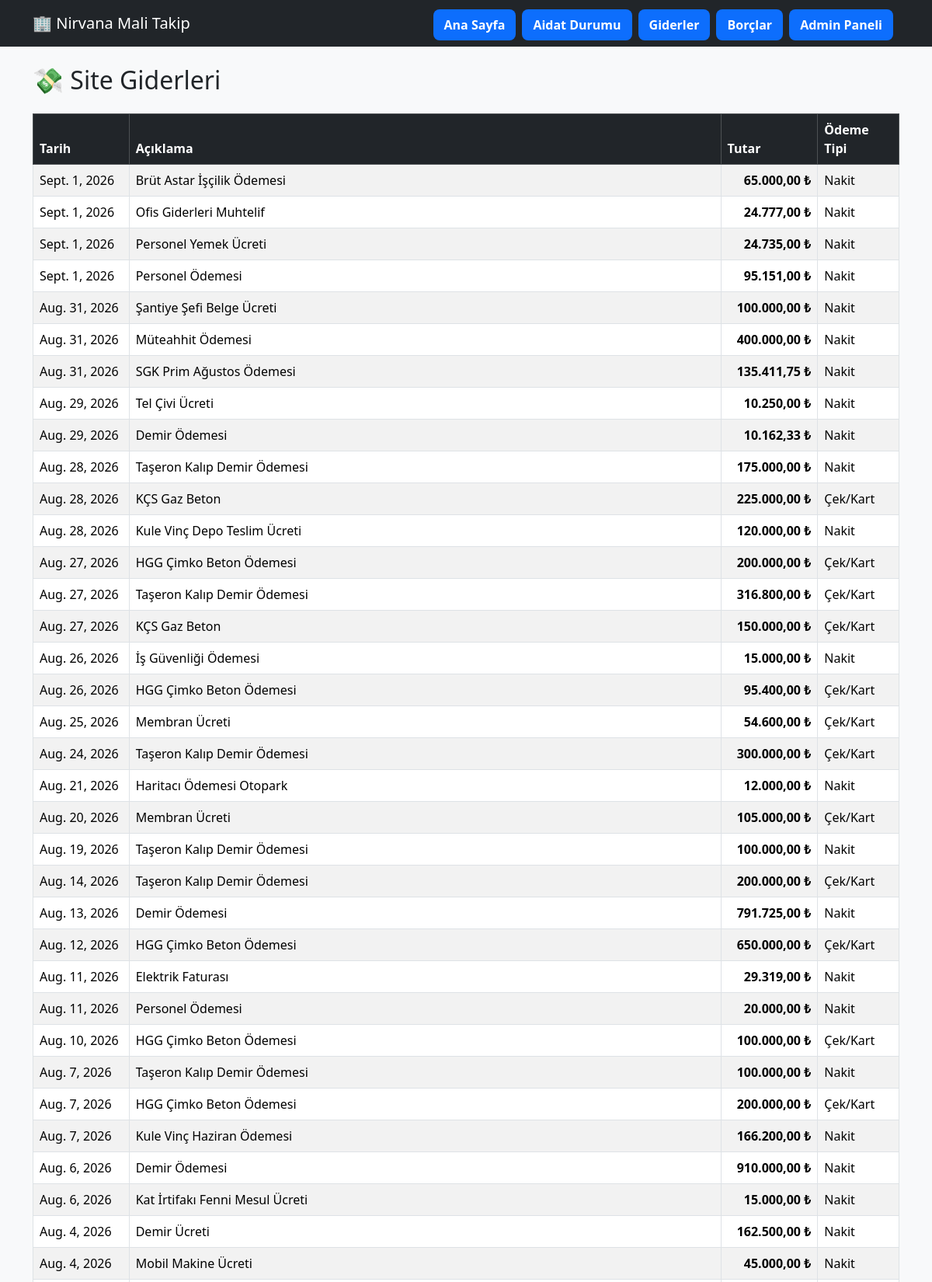
The app's page /giderler/ (upper part) with its own data.
### core/models.py (models this page shows, shortened)
class Gider(models.Model):
    ODEME_TIPLERI = [
        ("N", "Nakit"),
        ("D", "Çek/Kart"),
    ]
    aciklama = models.CharField(
        max_length=500
    )
    tutar = models.DecimalField(
        max_digits=12,
        decimal_places=2
    )
    odeme_tipi = models.CharField(
        max_length=1,
        choices=ODEME_TIPLERI
    )
    tarih = models.DateField(
        blank=True,
        null=True
    )
    created_at = models.DateTimeField(
        auto_now_add=True
    )
    class Meta:
        verbose_name = "Gider"
        verbose_name_plural = "Giderler"

### core/views.py (the view)
# urls.py: path("giderler/", giderler, name="giderler"),
def giderler(request):
    giderler = Gider.objects.order_by(
        "-tarih",
        "-id"
    )
    for gider in giderler:
        gider.tutar_fmt = (
             f"{gider.tutar:,.2f}"
                .replace(",", "X")
                .replace(".", ",")
                .replace("X", ".")
)
    return render(
        request,
        "core/giderler.html",
        {
            "giderler": giderler
        }
    )

### core/templates/core/giderler.html
{% extends "core/base.html" %}
{% block content %}
<h2 class="mb-4">
    💸 Site Giderleri
</h2>
<table class="table table-striped table-bordered">
    <thead class="table-dark">
        <tr>
            <th>Tarih</th>
            <th>Açıklama</th>
            <th>Tutar</th>
            <th>Ödeme Tipi</th>
        </tr>
    </thead>
    <tbody>
    {% for gider in giderler %}
        <tr>
            <td>
                {{ gider.tarih }}
            </td>
            <td>
                {{ gider.aciklama }}
            </td>
            <td class="text-end fw-bold">
    {{ gider.tutar_fmt }} ₺
	    </td>
            <td>
                {{ gider.get_odeme_tipi_display }}
            </td>
        </tr>
    {% endfor %}
    </tbody>
</table>
{% endblock %}

### records on screen
Gider: tarih "Sept. 1, 2026", aciklama "Brüt Astar İşçilik Ödemesi", tutar_fmt "65.000,00", odeme_tipi "Nakit"
Gider: tarih "Sept. 1, 2026", aciklama "Ofis Giderleri Muhtelif", tutar_fmt "24.777,00", odeme_tipi "Nakit"
Gider: tarih "Sept. 1, 2026", aciklama "Personel Yemek Ücreti", tutar_fmt "24.735,00", odeme_tipi "Nakit"
Gider: tarih "Sept. 1, 2026", aciklama "Personel Ödemesi", tutar_fmt "95.151,00", odeme_tipi "Nakit"
Gider: tarih "Aug. 31, 2026", aciklama "Şantiye Şefi Belge Ücreti", tutar_fmt "100.000,00", odeme_tipi "Nakit"
Gider: tarih "Aug. 31, 2026", aciklama "Müteahhit Ödemesi", tutar_fmt "400.000,00", odeme_tipi "Nakit"
Gider: tarih "Aug. 31, 2026", aciklama "SGK Prim Ağustos Ödemesi", tutar_fmt "135.411,75", odeme_tipi "Nakit"
Gider: tarih "Aug. 29, 2026", aciklama "Tel Çivi Ücreti", tutar_fmt "10.250,00", odeme_tipi "Nakit"
Gider: tarih "Aug. 29, 2026", aciklama "Demir Ödemesi", tutar_fmt "10.162,33", odeme_tipi "Nakit"
Gider: tarih "Aug. 28, 2026", aciklama "Taşeron Kalıp Demir Ödemesi", tutar_fmt "175.000,00", odeme_tipi "Nakit"
Gider: tarih "Aug. 28, 2026", aciklama "KÇS Gaz Beton", tutar_fmt "225.000,00", odeme_tipi "Çek/Kart"
Gider: tarih "Aug. 28, 2026", aciklama "Kule Vinç Depo Teslim Ücreti", tutar_fmt "120.000,00", odeme_tipi "Nakit"
Gider: tarih "Aug. 27, 2026", aciklama "HGG Çimko Beton Ödemesi", tutar_fmt "200.000,00", odeme_tipi "Çek/Kart"
Gider: tarih "Aug. 27, 2026", aciklama "Taşeron Kalıp Demir Ödemesi", tutar_fmt "316.800,00", odeme_tipi "Çek/Kart"
Gider: tarih "Aug. 27, 2026", aciklama "KÇS Gaz Beton", tutar_fmt "150.000,00", odeme_tipi "Çek/Kart"
Gider: tarih "Aug. 26, 2026", aciklama "İş Güvenliği Ödemesi", tutar_fmt "15.000,00", odeme_tipi "Nakit"
Gider: tarih "Aug. 26, 2026", aciklama "HGG Çimko Beton Ödemesi", tutar_fmt "95.400,00", odeme_tipi "Çek/Kart"
Gider: tarih "Aug. 25, 2026", aciklama "Membran Ücreti", tutar_fmt "54.600,00", odeme_tipi "Çek/Kart"
Gider: tarih "Aug. 24, 2026", aciklama "Taşeron Kalıp Demir Ödemesi", tutar_fmt "300.000,00", odeme_tipi "Çek/Kart"
Gider: tarih "Aug. 21, 2026", aciklama "Haritacı Ödemesi Otopark", tutar_fmt "12.000,00", odeme_tipi "Nakit"
Gider: tarih "Aug. 20, 2026", aciklama "Membran Ücreti", tutar_fmt "105.000,00", odeme_tipi "Çek/Kart"
Gider: tarih "Aug. 19, 2026", aciklama "Taşeron Kalıp Demir Ödemesi", tutar_fmt "100.000,00", odeme_tipi "Nakit"
Gider: tarih "Aug. 14, 2026", aciklama "Taşeron Kalıp Demir Ödemesi", tutar_fmt "200.000,00", odeme_tipi "Çek/Kart"
Gider: tarih "Aug. 13, 2026", aciklama "Demir Ödemesi", tutar_fmt "791.725,00", odeme_tipi "Nakit"
Gider: tarih "Aug. 12, 2026", aciklama "HGG Çimko Beton Ödemesi", tutar_fmt "650.000,00", odeme_tipi "Çek/Kart"
Gider: tarih "Aug. 11, 2026", aciklama "Elektrik Faturası", tutar_fmt "29.319,00", odeme_tipi "Nakit"
Gider: tarih "Aug. 11, 2026", aciklama "Personel Ödemesi", tutar_fmt "20.000,00", odeme_tipi "Nakit"
Gider: tarih "Aug. 10, 2026", aciklama "HGG Çimko Beton Ödemesi", tutar_fmt "100.000,00", odeme_tipi "Çek/Kart"
Gider: tarih "Aug. 7, 2026", aciklama "Taşeron Kalıp Demir Ödemesi", tutar_fmt "100.000,00", odeme_tipi "Nakit"
Gider: tarih "Aug. 7, 2026", aciklama "HGG Çimko Beton Ödemesi", tutar_fmt "200.000,00", odeme_tipi "Çek/Kart"
Gider: tarih "Aug. 7, 2026", aciklama "Kule Vinç Haziran Ödemesi", tutar_fmt "166.200,00", odeme_tipi "Nakit"
Gider: tarih "Aug. 6, 2026", aciklama "Demir Ödemesi", tutar_fmt "910.000,00", odeme_tipi "Nakit"
Gider: tarih "Aug. 6, 2026", aciklama "Kat İrtifakı Fenni Mesul Ücreti", tutar_fmt "15.000,00", odeme_tipi "Nakit"
Gider: tarih "Aug. 4, 2026", aciklama "Demir Ücreti", tutar_fmt "162.500,00", odeme_tipi "Nakit"
Gider: tarih "Aug. 4, 2026", aciklama "Mobil Makine Ücreti", tutar_fmt "45.000,00", odeme_tipi "Nakit"
